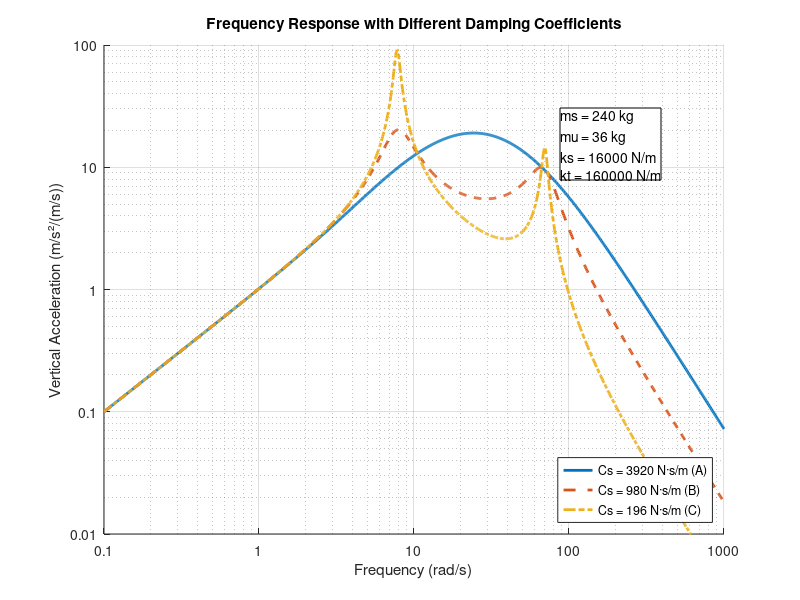

MATLAB code to generate this figure: (Note: this script raises an error after producing the figure.)
clc
clear
close all
%%

% System parameters
ms = 240;    % Sprung mass (kg)
mu = 36;     % Unsprung mass (kg)
ks = 16000;  % Spring stiffness (N/m)
kt = 160000; % Tire stiffness (N/m)

% Different damping coefficients
bs_cases = [3920, 980, 196];  % Cases A, B, C (N·s/m)
line_styles = {'-', '--', '-.'};  % Different line styles for each case

% Frequency range (matching the plot)
w = logspace(-1, 3, 1000);  % 0.1 to 1000 rad/s

% Create figure with log-log scale
figure('Position', [100 100 800 500])
hold on

% Calculate and plot for each damping case
for i = 1:length(bs_cases)
    bs = bs_cases(i);
    
    % Calculate transfer function
    for j = 1:length(w)
        s = 1i*w(j);
        
        % Numerator
        num = kt*s*(bs*s + ks);
        
        % Denominator
        d = ms*mu*s^4 + (mu+ms)*bs*s^3 + ((ms+mu)*ks + ms*kt)*s^2 + bs*kt*s + ks*kt;
        
        % Transfer function (absolute value for magnitude)
        H(j) = abs(num/d);
    end
    
    % Plot on log-log scale
    loglog(w, H, line_styles{i}, 'LineWidth', 2)
end

% Configure plot
grid on
xlabel('Frequency (rad/s)')
ylabel('Vertical Acceleration (m/s²/(m/s))')
title('Frequency Response with Different Damping Coefficients')

% Set specific axis ticks
xticks([0.1 1 10 100 1000])
yticks([0.01 0.1 1 10 100])
xticklabels({'0.1', '1', '10', '100', '1000'})
yticklabels({'0.01', '0.1', '1', '10', '100'})

% Set axis limits
xlim([0.1 1000])
ylim([0.01 100])

% Add legend
legend('Cs = 3920 N·s/m (A)', 'Cs = 980 N·s/m (B)', 'Cs = 196 N·s/m (C)', ...
    'Location', 'southeast')

% Add system parameters text box
txt = sprintf('ms = %d kg\nmu = %d kg\nks = %d N/m\nkt = %d N/m', ...
    ms, mu, ks, kt);
annotation('textbox', [0.7 0.7 0.2 0.2], 'String', txt, ...
    'FitBoxToText', 'on', 'BackgroundColor', 'white')

% Add grid
grid on
ax = gca;
ax.GridAlpha = 0.3;

% Make the grid lines match the main ticks only
ax.XMinorGrid = 'off';
ax.YMinorGrid = 'off';
ax.XScale = 'log';
ax.YScale = 'log';

% Add text annotations for key observations
text(0.2, 0.02, 'Smooth ride at low frequencies', 'FontSize', 8)
text(50, 0.5, 'High damping: harsh ride', 'FontSize', 8)
text(2, 50, 'Low damping: poor control', 'FontSize', 8)